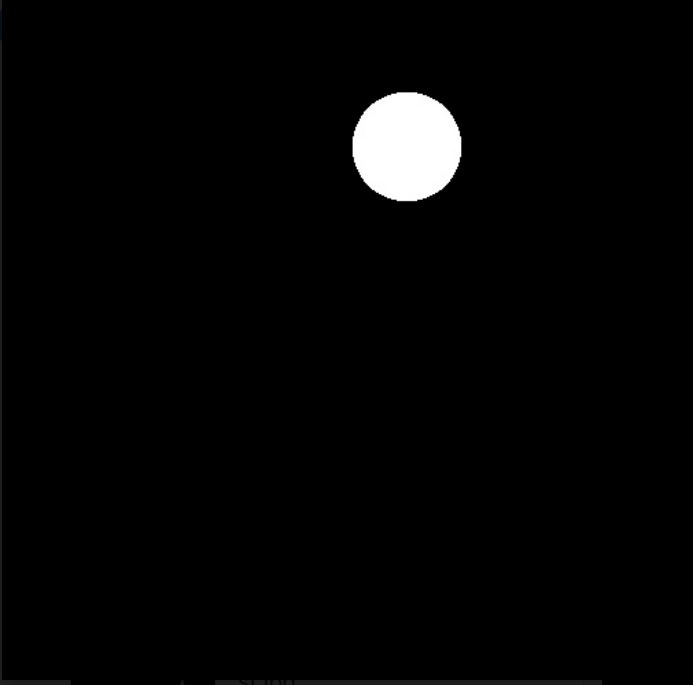
#> input picture img_2.png, 693 x 685 px
$ python erosion.py
#> lines starting #> are read from the running program, lines starting #| are printed output that depends on the picture
import cv2
import numpy as np

img = cv2.imread('img_2.png', cv2.IMREAD_GRAYSCALE)
#> img: shape (685, 693); min 0, max 255, mean 5.3
kernel = np.ones((3, 3))
eroded = cv2.erode(img, kernel, iterations=1)
border = img - eroded
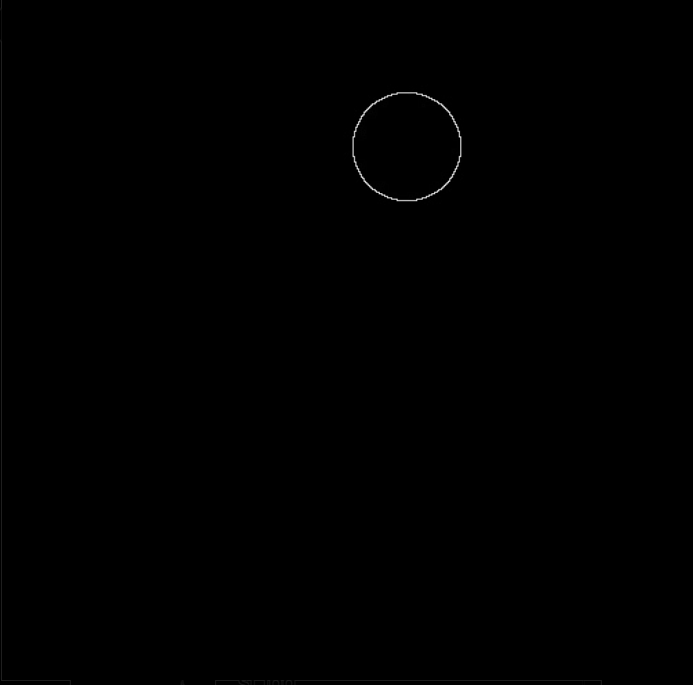
#> border: shape (685, 693); min 0, max 233, mean 0.3
border = cv2.normalize(border, None, 0, 255, cv2.NORM_MINMAX)

cv2.imshow('border', border)
cv2.waitKey(0)
cv2.destroyAllWindows()

$ run again, with img_1.png copied over img_2.png
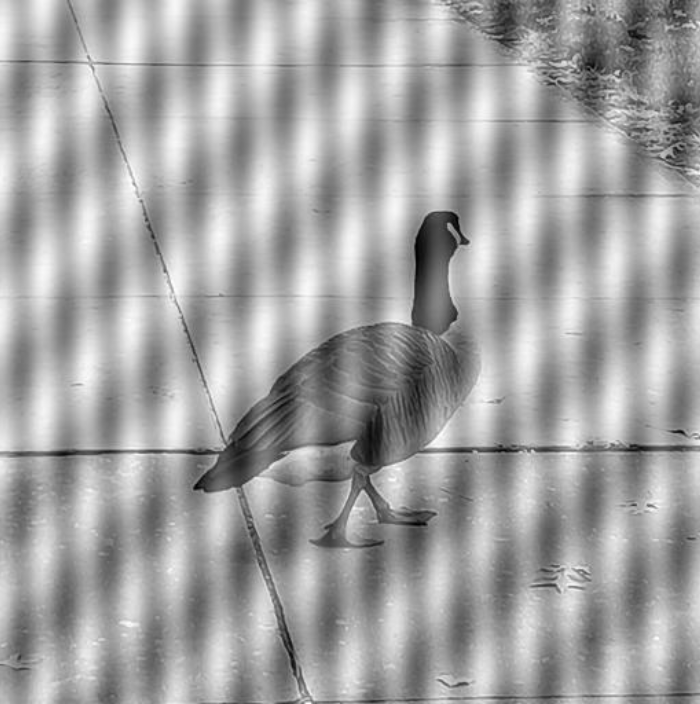
#> input picture img_1.png, 700 x 704 px
#> img is the input picture: shape (704, 700); min 0, max 255, mean 162
#> `eroded = cv2.erode(img, kernel, iterations=1)`:
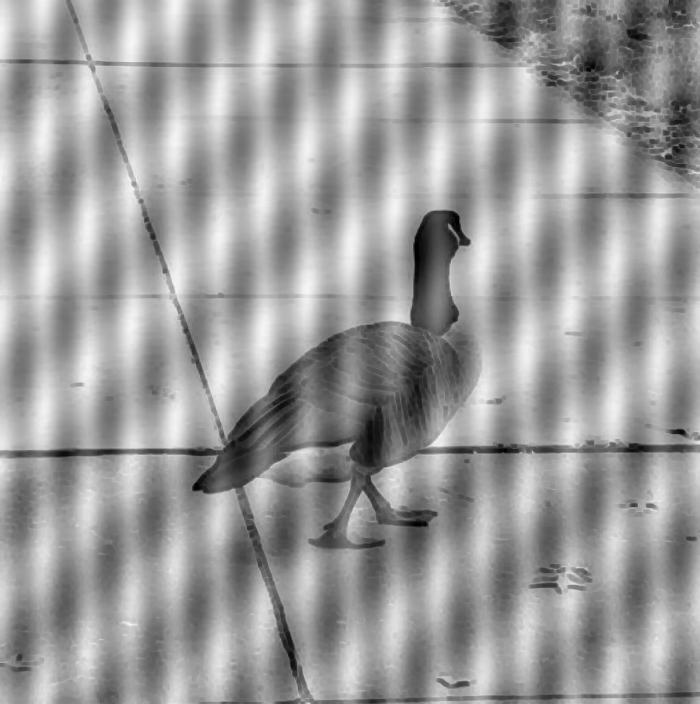
#> eroded: shape (704, 700); min 0, max 247, mean 155.1
#> `border = cv2.normalize(border, None, 0, 255, cv2.NORM_MINMAX)`:
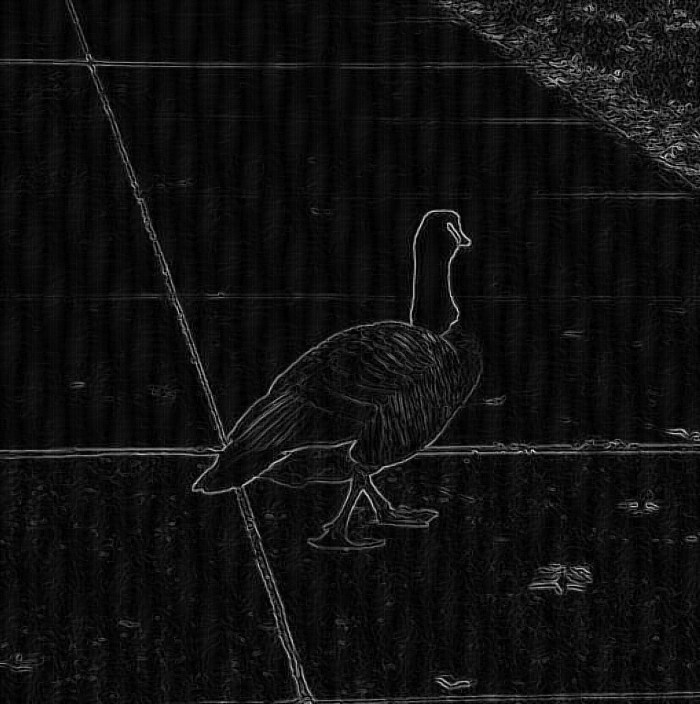
#> border: shape (704, 700); min 0, max 255, mean 15.7
